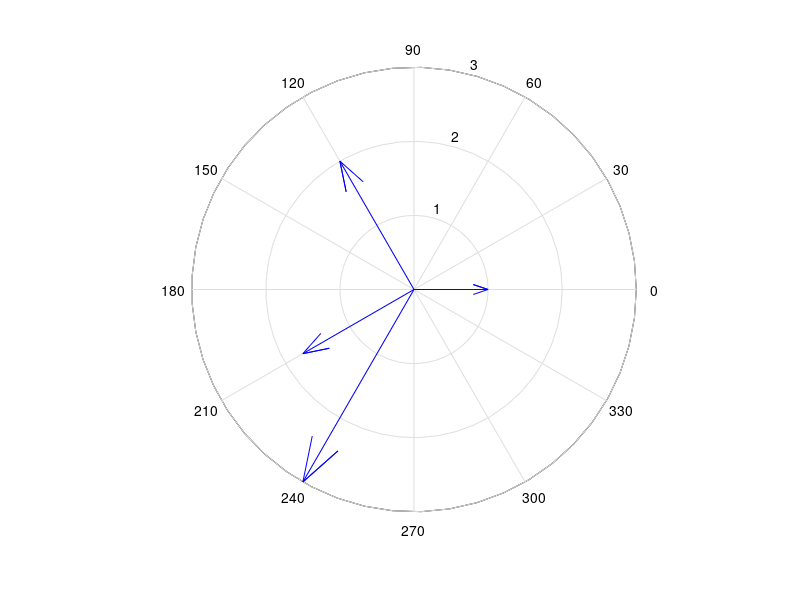
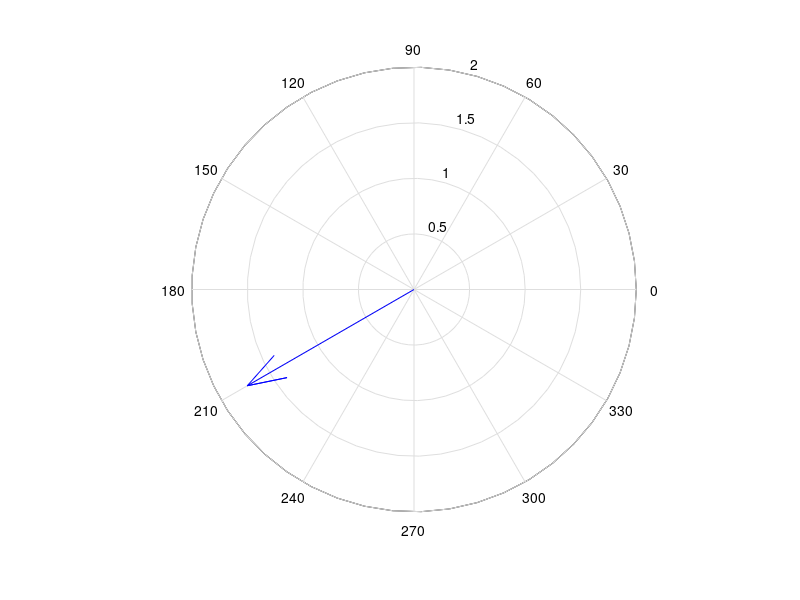

The MATLAB source for these figures, in order:
numOfCoils = 3;
coilsDirections = ones(numOfCoils,1);
ang = 2*pi/numOfCoils;
lengths = [1; 2; 3];
vects = ones(numOfCoils,1);
for i = 1:numOfCoils
    coilsDirections(i) = exp(1j*ang*(i-1));
end
for i = 1:numOfCoils
    vects(i) = lengths(i) * coilsDirections(i);
end

M_abc2ab0  = [1, -0.5, -0.5; 0, sqrt(3)/2, -sqrt(3)/2;  0.5, 0.5, 0.5]
res = M_abc2ab0 * lengths
vects(numOfCoils+1) = sum(vects);
% R=ceil(max(m)); r=R+0.3;
% polar(0,R), axis(r*[-1 1 -1 1])
% hold on
figure(1);
compass(vects);
%hold off

figure(2);

compass(+res(1)+res(2)*j);